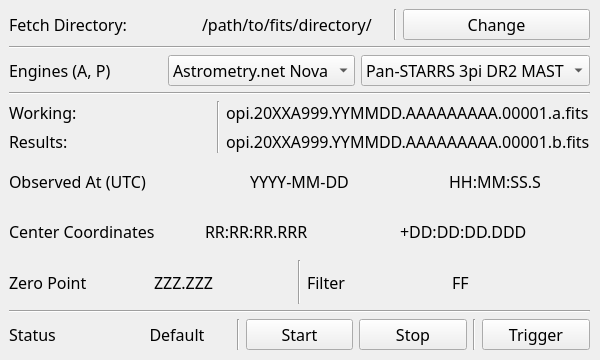
<?xml version="1.0" encoding="UTF-8"?>
<ui version="4.0">
 <class>AutomaticWindow</class>
 <widget class="QMainWindow" name="AutomaticWindow">
  <property name="geometry">
   <rect>
    <x>0</x>
    <y>0</y>
    <width>600</width>
    <height>360</height>
   </rect>
  </property>
  <property name="windowTitle">
   <string>OpihiExarata Automatic Mode</string>
  </property>
  <widget class="QWidget" name="centralwidget">
   <widget class="QWidget" name="verticalLayoutWidget">
    <property name="geometry">
     <rect>
      <x>9</x>
      <y>9</y>
      <width>581</width>
      <height>341</height>
     </rect>
    </property>
    <property name="font">
     <font>
      <family>Sylfaen</family>
      <pointsize>12</pointsize>
     </font>
    </property>
    <layout class="QVBoxLayout" name="vertical_layout_automatic">
     <item>
      <layout class="QHBoxLayout" name="horizontal_layout_directory">
       <item>
        <widget class="QLabel" name="label_static_fits_directory">
         <property name="font">
          <font>
           <family>Sylfaen</family>
           <pointsize>12</pointsize>
          </font>
         </property>
         <property name="text">
          <string>Fetch Directory:</string>
         </property>
        </widget>
       </item>
       <item>
        <widget class="QLabel" name="label_dynamic_fits_directory">
         <property name="font">
          <font>
           <family>Sylfaen</family>
           <pointsize>12</pointsize>
          </font>
         </property>
         <property name="text">
          <string>/path/to/fits/directory/</string>
         </property>
        </widget>
       </item>
       <item>
        <widget class="Line" name="line_4">
         <property name="orientation">
          <enum>Qt::Vertical</enum>
         </property>
        </widget>
       </item>
       <item>
        <widget class="QPushButton" name="push_button_change_directory">
         <property name="font">
          <font>
           <family>Sylfaen</family>
           <pointsize>12</pointsize>
          </font>
         </property>
         <property name="text">
          <string>Change</string>
         </property>
        </widget>
       </item>
      </layout>
     </item>
     <item>
      <widget class="Line" name="line_7">
       <property name="orientation">
        <enum>Qt::Horizontal</enum>
       </property>
      </widget>
     </item>
     <item>
      <layout class="QHBoxLayout" name="horizontal_layout_engines">
       <item>
        <widget class="QLabel" name="label_static_engines">
         <property name="text">
          <string>Engines (A, P)</string>
         </property>
        </widget>
       </item>
       <item>
        <widget class="QComboBox" name="combo_box_astrometry_engine">
         <item>
          <property name="text">
           <string>Astrometry.net Nova</string>
          </property>
         </item>
         <item>
          <property name="text">
           <string>Astrometry.net Host</string>
          </property>
         </item>
        </widget>
       </item>
       <item>
        <widget class="QComboBox" name="combo_box_photometry_engine">
         <item>
          <property name="text">
           <string>Pan-STARRS 3pi DR2 MAST</string>
          </property>
         </item>
        </widget>
       </item>
      </layout>
     </item>
     <item>
      <widget class="Line" name="line_2">
       <property name="orientation">
        <enum>Qt::Horizontal</enum>
       </property>
      </widget>
     </item>
     <item>
      <layout class="QGridLayout" name="grid_layout_fits_filenames">
       <item row="0" column="2">
        <widget class="QLabel" name="label_dynamic_working_filename">
         <property name="text">
          <string>opi.20XXA999.YYMMDD.AAAAAAAAA.00001.a.fits</string>
         </property>
        </widget>
       </item>
       <item row="1" column="0">
        <widget class="QLabel" name="label_static_results_filename">
         <property name="text">
          <string>Results:</string>
         </property>
        </widget>
       </item>
       <item row="1" column="2">
        <widget class="QLabel" name="label_dynamic_results_filename">
         <property name="text">
          <string>opi.20XXA999.YYMMDD.AAAAAAAAA.00001.b.fits</string>
         </property>
        </widget>
       </item>
       <item row="0" column="0">
        <widget class="QLabel" name="label_static_working_filename">
         <property name="text">
          <string>Working:</string>
         </property>
        </widget>
       </item>
       <item row="0" column="1" rowspan="2">
        <widget class="Line" name="line_6">
         <property name="orientation">
          <enum>Qt::Vertical</enum>
         </property>
        </widget>
       </item>
      </layout>
     </item>
     <item>
      <layout class="QHBoxLayout" name="horizontal_layout_date_time">
       <item>
        <widget class="QLabel" name="label_static_date_time">
         <property name="text">
          <string>Observed At (UTC)</string>
         </property>
        </widget>
       </item>
       <item>
        <widget class="QLabel" name="label_dynamic_date">
         <property name="text">
          <string>YYYY-MM-DD</string>
         </property>
         <property name="alignment">
          <set>Qt::AlignCenter</set>
         </property>
        </widget>
       </item>
       <item>
        <widget class="QLabel" name="label_dynamic_time">
         <property name="text">
          <string>HH:MM:SS.S</string>
         </property>
         <property name="alignment">
          <set>Qt::AlignCenter</set>
         </property>
        </widget>
       </item>
      </layout>
     </item>
     <item>
      <layout class="QHBoxLayout" name="horizontal_layout_astrometry_results">
       <item>
        <widget class="QLabel" name="label_static_ra_dec">
         <property name="text">
          <string>Center Coordinates</string>
         </property>
        </widget>
       </item>
       <item>
        <widget class="QLabel" name="label_dynamic_ra">
         <property name="text">
          <string>RR:RR:RR.RRR</string>
         </property>
        </widget>
       </item>
       <item>
        <widget class="QLabel" name="label_dynamic_dec">
         <property name="text">
          <string>+DD:DD:DD.DDD</string>
         </property>
        </widget>
       </item>
      </layout>
     </item>
     <item>
      <layout class="QHBoxLayout" name="horizontal_layout_photometry_results">
       <item>
        <widget class="QLabel" name="label_static_zero_point">
         <property name="text">
          <string>Zero Point</string>
         </property>
        </widget>
       </item>
       <item>
        <widget class="QLabel" name="label_dynamic_zero_point">
         <property name="text">
          <string>ZZZ.ZZZ</string>
         </property>
        </widget>
       </item>
       <item>
        <widget class="Line" name="line_5">
         <property name="orientation">
          <enum>Qt::Vertical</enum>
         </property>
        </widget>
       </item>
       <item>
        <widget class="QLabel" name="label_static_filter">
         <property name="text">
          <string>Filter</string>
         </property>
        </widget>
       </item>
       <item>
        <widget class="QLabel" name="label_dynamic_filter">
         <property name="text">
          <string>FF</string>
         </property>
        </widget>
       </item>
      </layout>
     </item>
     <item>
      <widget class="Line" name="line">
       <property name="font">
        <font>
         <family>Sylfaen</family>
         <pointsize>12</pointsize>
        </font>
       </property>
       <property name="orientation">
        <enum>Qt::Horizontal</enum>
       </property>
      </widget>
     </item>
     <item>
      <layout class="QHBoxLayout" name="horizontal_layout_start_stop">
       <item>
        <widget class="QLabel" name="label_static_operational_status">
         <property name="text">
          <string>Status</string>
         </property>
        </widget>
       </item>
       <item>
        <widget class="QLabel" name="label_dynamic_operational_status">
         <property name="text">
          <string>Default</string>
         </property>
         <property name="alignment">
          <set>Qt::AlignCenter</set>
         </property>
        </widget>
       </item>
       <item>
        <widget class="Line" name="line_8">
         <property name="orientation">
          <enum>Qt::Vertical</enum>
         </property>
        </widget>
       </item>
       <item>
        <widget class="QPushButton" name="push_button_start">
         <property name="text">
          <string>Start</string>
         </property>
        </widget>
       </item>
       <item>
        <widget class="QPushButton" name="push_button_stop">
         <property name="text">
          <string>Stop</string>
         </property>
        </widget>
       </item>
       <item>
        <widget class="Line" name="line_3">
         <property name="orientation">
          <enum>Qt::Vertical</enum>
         </property>
        </widget>
       </item>
       <item>
        <widget class="QPushButton" name="push_button_trigger">
         <property name="text">
          <string>Trigger</string>
         </property>
        </widget>
       </item>
      </layout>
     </item>
    </layout>
   </widget>
  </widget>
 </widget>
 <resources/>
 <connections/>
</ui>
